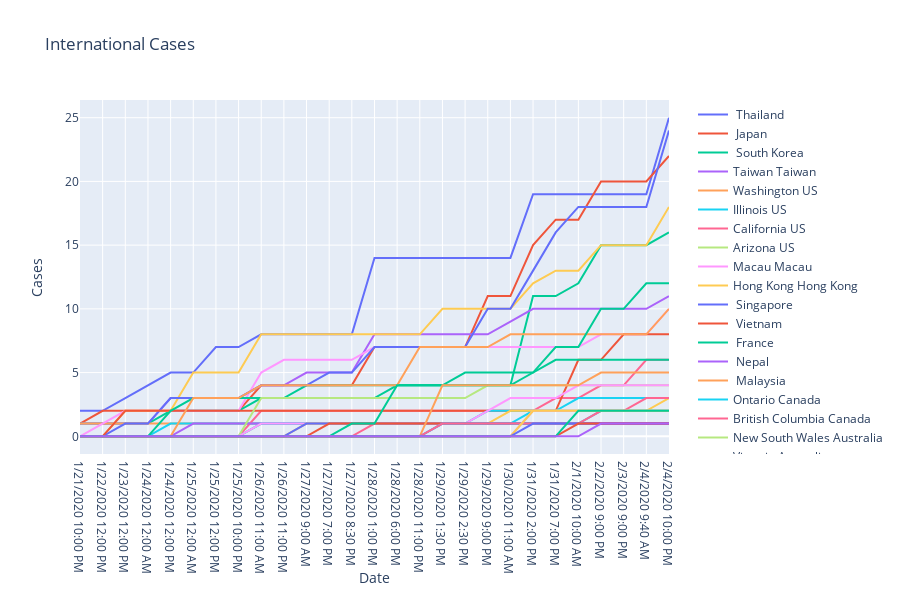

Notebook code cell kept with this figure:
### Code cell
#aggregate by country
#final_df_international
#final_df
#final_df_country=final_df.groupby('Country/Region')  




import plotly.express as px


fig = px.line(final_df_international,title="International Cases", x="Date", y="Cases", color="name", line_group="name", hover_name="name",render_mode="svg")
fig.for_each_trace(lambda t: t.update(name=t.name.replace("name=", "")))
fig.show()
